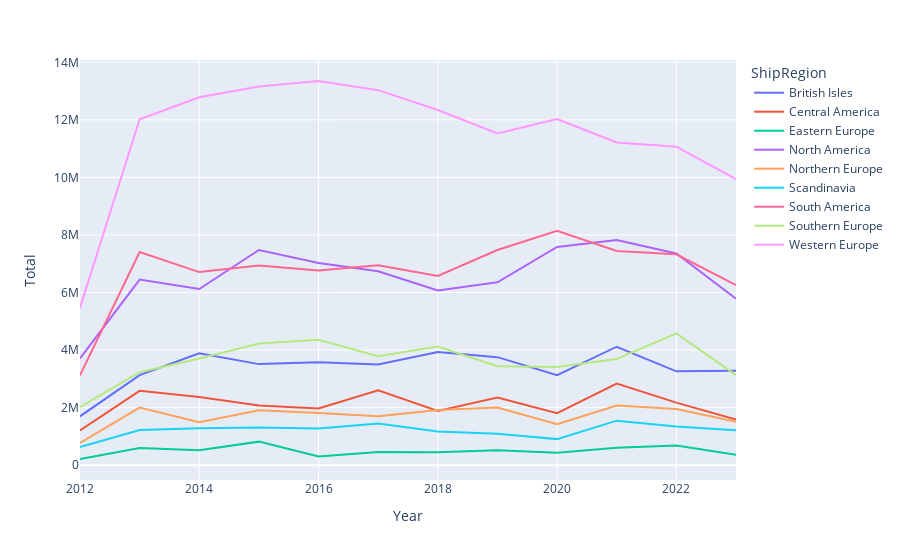

Source (notebook cell):
### Code cell
import plotly.express as px

fig = px.line(reg_prod_total, x="Year", y='Total', color="ShipRegion")
fig.show()

### Figure 1 — Plotly figure (JSON) as saved in the notebook; plotly's stock layout.template omitted (floating-point values rounded to 4 significant figures)
{"data": [{"hovertemplate": "ShipRegion=British Isles<br>Year=%{x}<br>Total=%{y}<extra></extra>", "legendgroup": "British Isles", "line": {"color": "#636efa", "dash": "solid"}, "marker": {"symbol": "circle"}, "mode": "lines", "name": "British Isles", "orientation": "v", "showlegend": true, "type": "scatter", "x": [2012, 2013, 2014, 2015, 2016, 2017, 2018, 2019, 2020, 2021, 2022, 2023], "xaxis": "x", "y": [1698000.0, 3128000.0, 3885000.0, 3511000.0, 3575000.0, 3498000.0, 3935000.0, 3754000.0, 3129000.0, 4116000.0, 3260000.0, 3283000.0], "yaxis": "y"}, {"hovertemplate": "ShipRegion=Central America<br>Year=%{x}<br>Total=%{y}<extra></extra>", "legendgroup": "Central America", "line": {"color": "#EF553B", "dash": "solid"}, "marker": {"symbol": "circle"}, "mode": "lines", "name": "Central America", "orientation": "v", "showlegend": true, "type": "scatter", "x": [2012, 2013, 2014, 2015, 2016, 2017, 2018, 2019, 2020, 2021, 2022, 2023], "xaxis": "x", "y": [1205000.0, 2583000.0, 2370000.0, 2075000.0, 1967000.0, 2603000.0, 1885000.0, 2349000.0, 1807000.0, 2837000.0, 2175000.0, 1583000.0], "yaxis": "y"}, {"hovertemplate": "ShipRegion=Eastern Europe<br>Year=%{x}<br>Total=%{y}<extra></extra>", "legendgroup": "Eastern Europe", "line": {"color": "#00cc96", "dash": "solid"}, "marker": {"symbol": "circle"}, "mode": "lines", "name": "Eastern Europe", "orientation": "v", "showlegend": true, "type": "scatter", "x": [2012, 2013, 2014, 2015, 2016, 2017, 2018, 2019, 2020, 2021, 2022, 2023], "xaxis": "x", "y": [214200.0, 594100.0, 517900.0, 817400.0, 302000.0, 456800.0, 450000.0, 518200.0, 433600.0, 606800.0, 680700.0, 364400.0], "yaxis": "y"}, {"hovertemplate": "ShipRegion=North America<br>Year=%{x}<br>Total=%{y}<extra></extra>", "legendgroup": "North America", "line": {"color": "#ab63fa", "dash": "solid"}, "marker": {"symbol": "circle"}, "mode": "lines", "name": "North America", "orientation": "v", "showlegend": true, "type": "scatter", "x": [2012, 2013, 2014, 2015, 2016, 2017, 2018, 2019, 2020, 2021, 2022, 2023], "xaxis": "x", "y": [3707000.0, 6450000.0, 6123000.0, 7478000.0, 7025000.0, 6737000.0, 6068000.0, 6356000.0, 7582000.0, 7828000.0, 7357000.0, 5782000.0], "yaxis": "y"}, {"hovertemplate": "ShipRegion=Northern Europe<br>Year=%{x}<br>Total=%{y}<extra></extra>", "legendgroup": "Northern Europe", "line": {"color": "#FFA15A", "dash": "solid"}, "marker": {"symbol": "circle"}, "mode": "lines", "name": "Northern Europe", "orientation": "v", "showlegend": true, "type": "scatter", "x": [2012, 2013, 2014, 2015, 2016, 2017, 2018, 2019, 2020, 2021, 2022, 2023], "xaxis": "x", "y": [776400.0, 2003000.0, 1492000.0, 1909000.0, 1813000.0, 1702000.0, 1919000.0, 2005000.0, 1424000.0, 2073000.0, 1949000.0, 1505000.0], "yaxis": "y"}, {"hovertemplate": "ShipRegion=Scandinavia<br>Year=%{x}<br>Total=%{y}<extra></extra>", "legendgroup": "Scandinavia", "line": {"color": "#19d3f3", "dash": "solid"}, "marker": {"symbol": "circle"}, "mode": "lines", "name": "Scandinavia", "orientation": "v", "showlegend": true, "type": "scatter", "x": [2012, 2013, 2014, 2015, 2016, 2017, 2018, 2019, 2020, 2021, 2022, 2023], "xaxis": "x", "y": [626400.0, 1220000.0, 1280000.0, 1306000.0, 1270000.0, 1446000.0, 1171000.0, 1091000.0, 905100.0, 1547000.0, 1341000.0, 1214000.0], "yaxis": "y"}, {"hovertemplate": "ShipRegion=South America<br>Year=%{x}<br>Total=%{y}<extra></extra>", "legendgroup": "South America", "line": {"color": "#FF6692", "dash": "solid"}, "marker": {"symbol": "circle"}, "mode": "lines", "name": "South America", "orientation": "v", "showlegend": true, "type": "scatter", "x": [2012, 2013, 2014, 2015, 2016, 2017, 2018, 2019, 2020, 2021, 2022, 2023], "xaxis": "x", "y": [3120000.0, 7405000.0, 6709000.0, 6939000.0, 6764000.0, 6951000.0, 6575000.0, 7479000.0, 8144000.0, 7440000.0, 7327000.0, 6260000.0], "yaxis": "y"}, {"hovertemplate": "ShipRegion=Southern Europe<br>Year=%{x}<br>Total=%{y}<extra></extra>", "legendgroup": "Southern Europe", "line": {"color": "#B6E880", "dash": "solid"}, "marker": {"symbol": "circle"}, "mode": "lines", "name": "Southern Europe", "orientation": "v", "showlegend": true, "type": "scatter", "x": [2012, 2013, 2014, 2015, 2016, 2017, 2018, 2019, 2020, 2021, 2022, 2023], "xaxis": "x", "y": [2012000.0, 3231000.0, 3709000.0, 4231000.0, 4357000.0, 3788000.0, 4122000.0, 3440000.0, 3409000.0, 3690000.0, 4579000.0, 3132000.0], "yaxis": "y"}, {"hovertemplate": "ShipRegion=Western Europe<br>Year=%{x}<br>Total=%{y}<extra></extra>", "legendgroup": "Western Europe", "line": {"color": "#FF97FF", "dash": "solid"}, "marker": {"symbol": "circle"}, "mode": "lines", "name": "Western Europe", "orientation": "v", "showlegend": true, "type": "scatter", "x": [2012, 2013, 2014, 2015, 2016, 2017, 2018, 2019, 2020, 2021, 2022, 2023], "xaxis": "x", "y": [5464000.0, 12020000.0, 12780000.0, 13160000.0, 13350000.0, 13030000.0, 12340000.0, 11530000.0, 12030000.0, 11220000.0, 11070000.0, 9941000.0], "yaxis": "y"}], "layout": {"legend": {"title": {"text": "ShipRegion"}, "tracegroupgap": 0}, "margin": {"t": 60}, "xaxis": {"anchor": "y", "domain": [0, 1], "title": {"text": "Year"}}, "yaxis": {"anchor": "x", "domain": [0, 1], "title": {"text": "Total"}}}}
